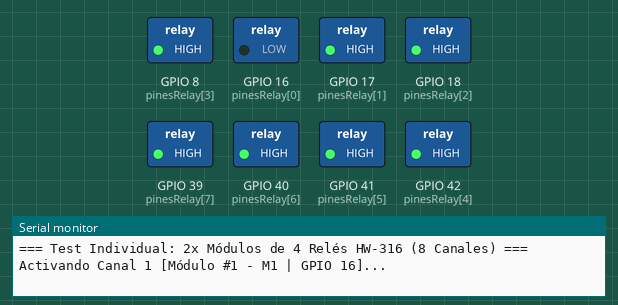
Bench run of a sketch on a simulated ESP32-S3. Parts: switched loads named in the sketch (green lamp = pin HIGH), the last lines printed to the serial monitor.

Above: at 1.6 s.
At 5.6 s:
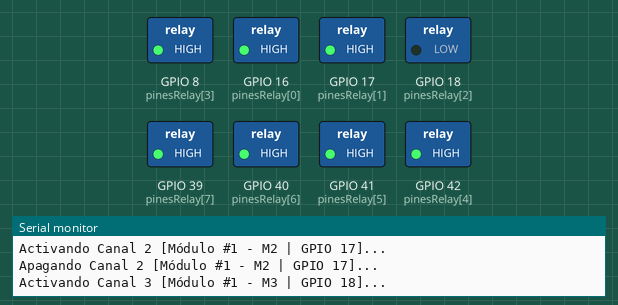
At 7.6 s:
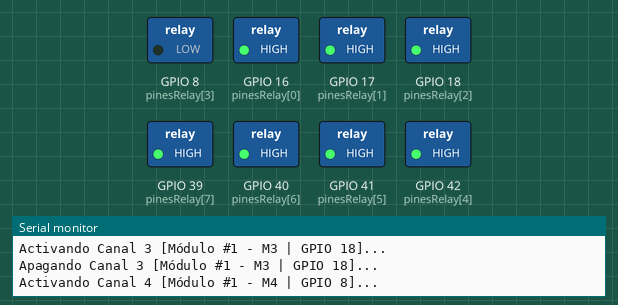
At 9.6 s:
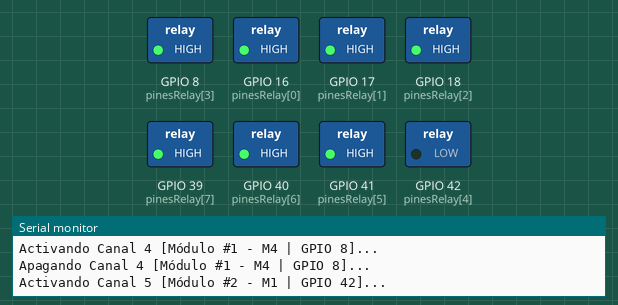
At 13.6 s:
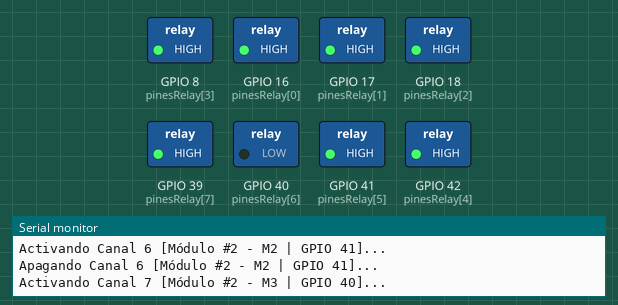
At 19.6 s:
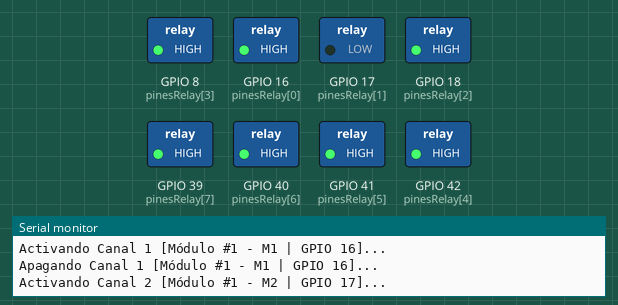
Timing chart, 0 to 21.8 s (numbered marks = the images above):
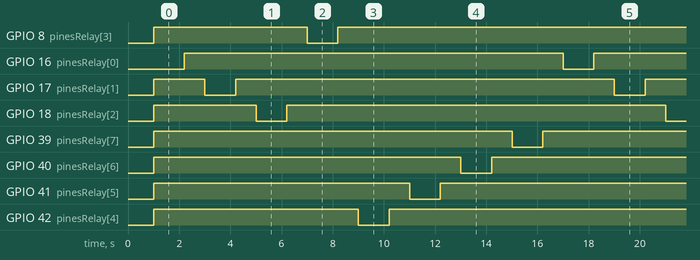

Measured:
- by itself, GPIO 8 (pinesRelay[3]), GPIO 16 (pinesRelay[0]), GPIO 17 (pinesRelay[1]), GPIO 18 (pinesRelay[2]), GPIO 39 (pinesRelay[7]), GPIO 40 (pinesRelay[6]), GPIO 41 (pinesRelay[5]), GPIO 42 (pinesRelay[4]): alternates HIGH for 14.8 s and LOW for 1.2 s
- by itself, everything shown: repeats every 16.0 s, in 16 steps

The sketch:

RELAY.ino
```cpp
/**
 * AXIÓN - IOT | Test Individual: Dos Módulos de 4 Relés HW-316 (8 Canales Totales)
 * Conexión física según elementos/CONEXIONES.md:
 *   - Módulo de 4 Relés #1 (Columna Izquierda del ESP32-S3, VCC -> 5V, GND -> G):
 *       IN1 (M1) -> GPIO 16 | IN2 (M2) -> GPIO 17 | IN3 (M3) -> GPIO 18 | IN4 (M4) -> GPIO 8
 *   - Módulo de 4 Relés #2 (Columna Derecha del ESP32-S3, VCC -> 5V, GND -> G):
 *       IN1 (M1) -> GPIO 42 | IN2 (M2) -> GPIO 41 | IN3 (M3) -> GPIO 40 | IN4 (M4) -> GPIO 39
 *   - Lógica de disparo: Active LOW (LOW = Encendido / clic, HIGH = Apagado)
 */

const int NUM_RELES = 8;
const int pinesRelay[NUM_RELES] = {
  16, 17, 18, 8,   // Módulo #1 (IN1..IN4 - Columna Izquierda)
  42, 41, 40, 39   // Módulo #2 (IN1..IN4 - Columna Derecha)
};

void setup() {
  Serial.begin(115200);
  delay(1000);
  Serial.println("=== Test Individual: 2x Módulos de 4 Relés HW-316 (8 Canales) ===");

  for (int i = 0; i < NUM_RELES; i++) {
    pinMode(pinesRelay[i], OUTPUT);
    digitalWrite(pinesRelay[i], HIGH); // Inicia apagado (Active LOW)
  }
}

void loop() {
  for (int i = 0; i < NUM_RELES; i++) {
    int modulo = (i / 4) + 1;
    int bornera = (i % 4) + 1;
    Serial.printf("Activando Canal %d [Módulo #%d - M%d | GPIO %d]...\n", i + 1, modulo, bornera, pinesRelay[i]);
    digitalWrite(pinesRelay[i], LOW);  // Enciende (LED D5..D8 encendido)
    delay(1200);

    Serial.printf("Apagando Canal %d [Módulo #%d - M%d | GPIO %d]...\n", i + 1, modulo, bornera, pinesRelay[i]);
    digitalWrite(pinesRelay[i], HIGH); // Apaga
    delay(800);
  }
}
```
